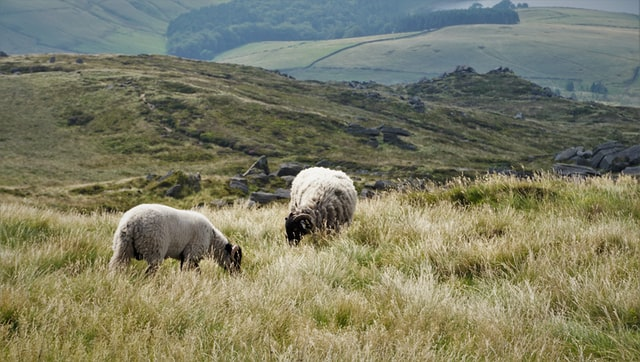
#> input picture images/img1.jpg, 640 x 362 px
$ python copying_and_pasting_parts_of_an_image.py
#> lines starting #> are read from the running program, lines starting #| are printed output that depends on the picture; after the words box and inside, x2 and y2 are one past the last pixel; in counts of white or black regions, pixels touching at a corner belong together
import cv2

img = cv2.imread("images/img1.jpg", -1)
#> img is the input picture: shape (362, 640, 3); mean B, G, R 99.7, 123.6, 123.6

copied_part = img[200:300, 200:300]
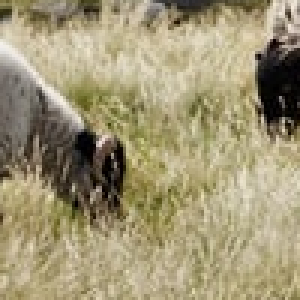
#> copied_part: shape (100, 100, 3) (shown 3 times larger); mean B, G, R 117.1, 150.1, 160.3
img[50:150, 400:500] = copied_part
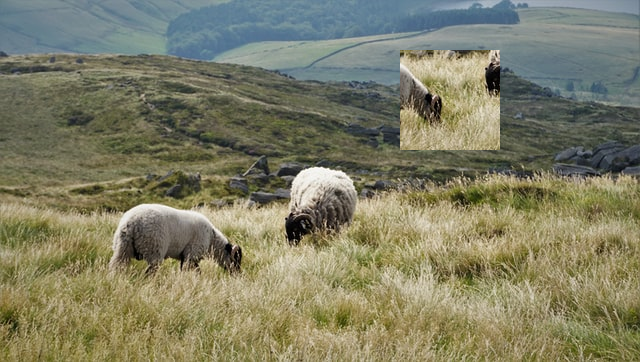
#> img: shape (362, 640, 3); 4.32% of pixels changed, all inside (x1, y1, x2, y2) = (400, 50, 500, 150)

cv2.imshow("Image", img)
cv2.waitKey(0)
cv2.destroyAllWindows()

$ run again, with images/img2.jpg copied over images/img1.jpg
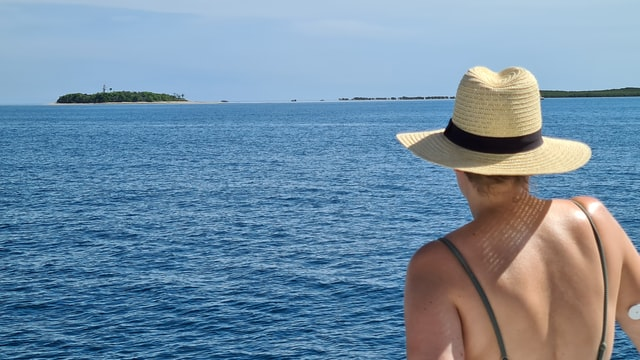
#> input picture images/img2.jpg, 640 x 360 px
#> img is the input picture: shape (360, 640, 3); mean B, G, R 164.3, 141.5, 114.4
#> `copied_part = img[200:300, 200:300]`:
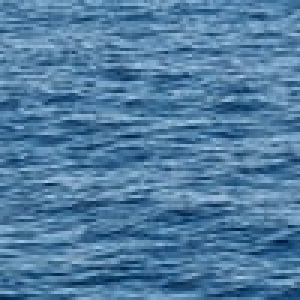
#> copied_part: shape (100, 100, 3) (shown 3 times larger); mean B, G, R 161.1, 124.6, 80.1
#> `img[50:150, 400:500] = copied_part`:
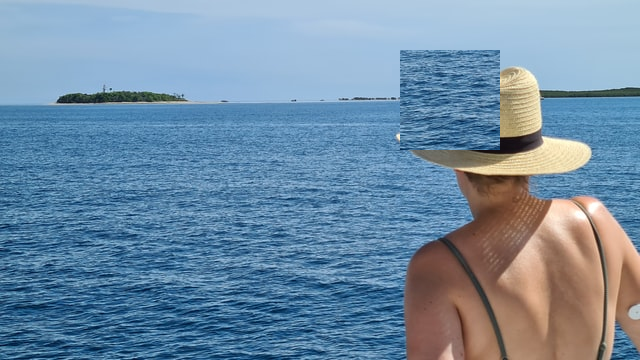
#> img: shape (360, 640, 3); 4.34% of pixels changed, all inside (x1, y1, x2, y2) = (400, 50, 500, 150)

$ run again, with images/img3.jpg copied over images/img1.jpg
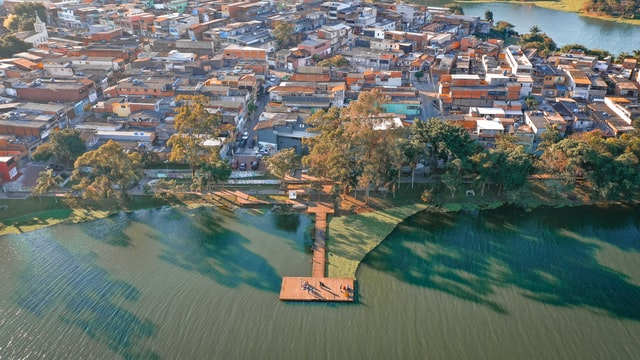
#> input picture images/img3.jpg, 640 x 360 px
#> img is the input picture: shape (360, 640, 3); mean B, G, R 106.3, 112.4, 105.3
#> `copied_part = img[200:300, 200:300]`:
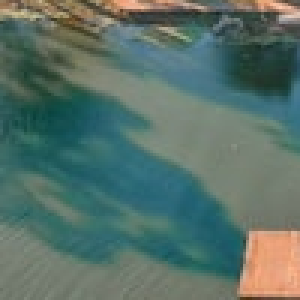
#> copied_part: shape (100, 100, 3) (shown 3 times larger); mean B, G, R 104.6, 112.9, 88.6
#> `img[50:150, 400:500] = copied_part`:
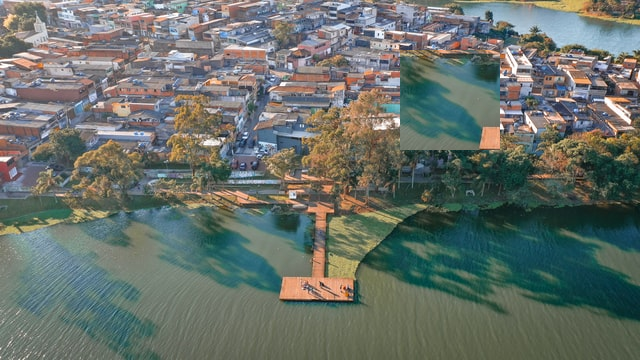
#> img: shape (360, 640, 3); 4.34% of pixels changed, all inside (x1, y1, x2, y2) = (400, 50, 500, 150)

$ run again, with images/img4.jpg copied over images/img1.jpg
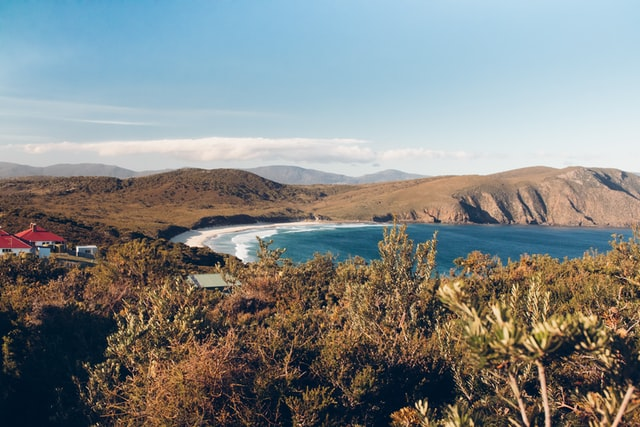
#> input picture images/img4.jpg, 640 x 427 px
#> img is the input picture: shape (427, 640, 3); mean B, G, R 132.4, 133.9, 130.2
#> `copied_part = img[200:300, 200:300]`:
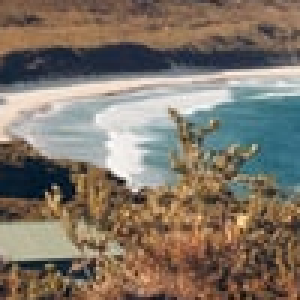
#> copied_part: shape (100, 100, 3) (shown 3 times larger); mean B, G, R 104.2, 116.7, 127.6
#> `img[50:150, 400:500] = copied_part`:
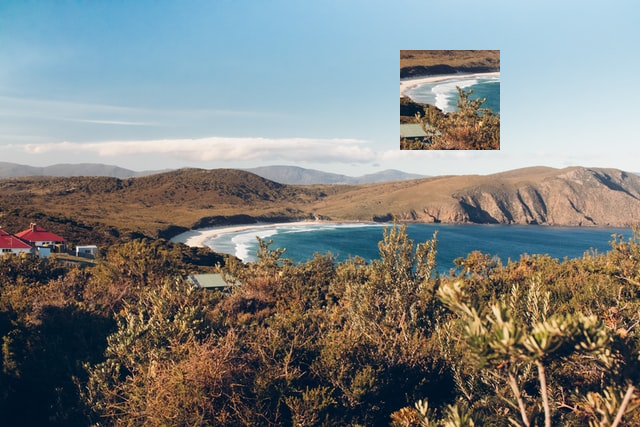
#> img: shape (427, 640, 3); 3.66% of pixels changed, all inside (x1, y1, x2, y2) = (400, 50, 500, 150)
